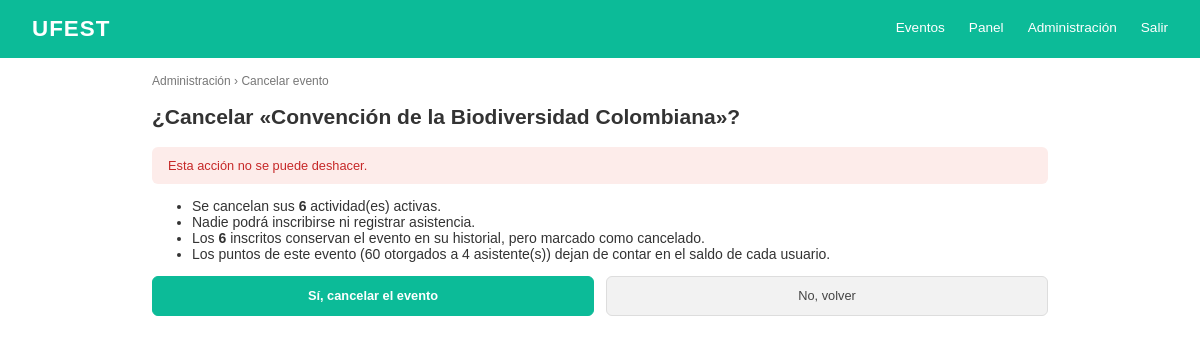
Page /gestion/eventos/3/cancelar/ (signed in) on the committed database.
### Evento/models.py (models this page shows, shortened)
class ConfiguracionSitio(models.Model):
    nombre = models.CharField("Nombre del sitio", max_length=40, default="UFEST")
    logo = models.ImageField("Logo", upload_to="sitio/", blank=True)
    titulo_portada = models.CharField("Título de la página principal", max_length=80, default="Eventos")
    descripcion_portada = models.CharField("Texto bajo el título", max_length=250, blank=True)
    color_primario = models.CharField(
        "Color principal", max_length=7, default="#1F3864", validators=[color_hex],
        help_text="Barra de navegación, títulos y botones",
    )
    color_acento = models.CharField(
        "Color de acento", max_length=7, default="#2e7d32", validators=[color_hex],
        help_text="Puntos y resaltados",
    )
    class Meta:
        verbose_name = "configuración del sitio"
        verbose_name_plural = "configuración del sitio"
    @classmethod
    def obtener(cls):
        return cls.objects.get_or_create(pk=1)[0]

class Evento(models.Model):
    color_primario = models.CharField(
        max_length=7, default="#1F3864", validators=[color_hex],
        help_text="Color de la barra, títulos y botones",
    )
    color_acento = models.CharField(
        max_length=7, default="#2e7d32", validators=[color_hex],
        help_text="Color de los puntos y destacados",
    )
    class Estado(models.TextChoices):
        BORRADOR = "borrador", "Borrador"
        PUBLICADO = "publicado", "Publicado"
        EN_CURSO = "en_curso", "En curso"
        FINALIZADO = "finalizado", "Finalizado"
        CANCELADO = "cancelado", "Cancelado"
    nombre = models.CharField(max_length=50, unique=True)
    descripcion = models.CharField(max_length=250)
    fecha_inicio = models.DateField()
    fecha_fin = models.DateField()
    sede = models.CharField(max_length=120)
    imagen = models.ImageField(upload_to="eventos/", blank=True)
    estado = models.CharField(max_length=20, choices=Estado.choices, default=Estado.BORRADOR)
    creado_por = models.ForeignKey(
        settings.AUTH_USER_MODEL, on_delete=models.PROTECT, related_name="eventos_creados"
    )
    coordinadores = models.ManyToManyField(
        settings.AUTH_USER_MODEL, blank=True, related_name="eventos_asignados"
    )

### Evento/views.py (the view)
# urls.py: path("gestion/eventos/<int:pk>/cancelar/", views.evento_cancelar, name="evento_cancelar"),
@login_required
def evento_cancelar(request, pk):
    _solo_admin(request)
    evento = get_object_or_404(Evento, pk=pk)
    if evento.estado == Evento.Estado.CANCELADO:
        messages.info(request, "El evento ya estaba cancelado.")
        return redirect("evento:gestion")
    if request.method == "POST":
        evento.cancelar()
        messages.success(request, f"Evento «{evento.nombre}» y sus actividades cancelados.")
        return redirect("evento:gestion")
    participaciones = Participacion.objects.filter(actividad__evento=evento)
    return render(request, "gestion/evento_cancelar.html", {
        "evento": evento,
        "num_actividades": evento.actividades.exclude(estado="cancelado").count(),
        "num_inscritos": participaciones.filter(estado__in=ESTADOS_INSCRITOS).count(),
        "num_asistentes": participaciones.filter(estado="asistio").count(),
        "puntos": participaciones.aggregate(t=Sum("puntos_otorgados"))["t"] or 0,
    })

### Cuenta/models.py (called while the page is built)
    @property
    def es_participante(self):
        return self.rol == self.Rol.PARTICIPANTE

### Cuenta/permisos.py (called while the page is built)
def es_admin_general(usuario):
    if ( (usuario.rol)=="admin"):
        return True
    else:
        return False

### Evento/contexto.py (called while the page is built)
def sitio(request):
    try:
        return {"sitio": ConfiguracionSitio.obtener()}
    except (OperationalError, ProgrammingError):  # antes de migrar
        return {"sitio": ConfiguracionSitio()}

### Evento/views.py (called while the page is built)
def _solo_admin(request):
    if not es_admin_general(request.user):
        raise PermissionDenied

### templates/gestion/evento_cancelar.html (shortened to what this page needs)
{% extends "base.html" %}
{% block contenido %}
<p class="migas"><a href="{% url 'evento:gestion' %}">Administración</a> &rsaquo; Cancelar evento</p>
<h2>¿Cancelar «{{ evento.nombre }}»?</h2>
<p class="mensaje error">Esta acción no se puede deshacer.</p>
<ul>
  <li>Se cancelan sus <strong>{{ num_actividades }}</strong> actividad(es) activas.</li>
  <li>Nadie podrá inscribirse ni registrar asistencia.</li>
  <li>Los <strong>{{ num_inscritos }}</strong> inscritos conservan el evento en su historial, pero marcado como cancelado.</li>
  <li>Los puntos de este evento ({{ puntos }} otorgados a {{ num_asistentes }} asistente(s)) dejan de contar en el saldo de cada usuario.</li>
</ul>
<form method="post" class="acciones-panel">
  <button type="submit" class="btn btn-primario">Sí, cancelar el evento</button>
  <a class="btn btn-secundario" href="{% url 'evento:gestion' %}">No, volver</a>
</form>
{% endblock %}

### templates/base.html (shortened to what this page needs)
{% load static %}
<!DOCTYPE html>
<html lang="es">
<head>
  <link rel="stylesheet" href="{% static 'css/style.css' %}">
</head>
<body>
  <header class="navbar">
    <h1>{% if sitio.logo %}<img src="{{ sitio.logo.url }}" alt="" class="logo-sitio">{% endif %}{{ sitio.nombre }}</h1>
    <nav>
      <a href="{% url 'evento:lista' %}">Eventos</a>
      {% if user.is_authenticated %}
        {% if user.rol == "coordinador" or user.rol == "admin" %}
          <a href="{% url 'evento:panel' %}">Panel</a>
        {% endif %}
        {% if user.rol == "admin" %}
          <a href="{% url 'evento:gestion' %}">Administración</a>
        {% endif %}
        <form method="post" action="{% url 'logout' %}" class="form-salir">
          <button type="submit">Salir</button>
        </form>
      {% else %}
        <a href="{% url 'login' %}">Iniciar sesión</a>
        <a href="{% url 'registro' %}">Registrarse</a>
      {% endif %}
    </nav>
  </header>
  <main>
    {% block contenido %}{% endblock %}
  </main>
</body>
</html>

### static/css/style.css (style rules this page uses)
:root { --azul: #1F3864; --azul-fondo: #e8edf6; --verde: #2e7d32; --verde-fondo: color-mix(in srgb, var(--verde) 12%, white); --gris: #e0e0e0; }
* { box-sizing: border-box; }
body { margin: 0; font-family: Arial, Helvetica, sans-serif; color: #333; background: #fff; font-size: 14px; }
.navbar { display: flex; justify-content: space-between; align-items: center; background: var(--azul); color: #fff; padding: 1rem 2rem; }
.navbar h1 { margin: 0; font-size: 1.4rem; letter-spacing: 1px; }
.navbar nav { display: flex; align-items: center; gap: 1.5rem; }
.navbar a { color: #fff; text-decoration: none; font-size: .85rem; padding-bottom: 4px; }
.form-salir { margin: 0; }
.form-salir button { background: none; border: none; color: #fff; font-size: .85rem; font-family: inherit; cursor: pointer; padding: 0 0 4px; }
main { max-width: 960px; margin: 0 auto; padding: 1rem 2rem 2rem; }
.migas { font-size: .75rem; color: #777; margin: 0 0 1rem; }
.migas a { color: #777; text-decoration: none; }
.btn { flex: 1; display: inline-block; text-align: center; text-decoration: none; padding: .7rem 1rem; border-radius: 6px; font-size: .8rem; font-family: inherit; cursor: pointer; }
.btn-primario { background: var(--azul); color: #fff; border: 1px solid var(--azul); font-weight: bold; }
.btn-secundario { background: #f2f2f2; color: #444; border: 1px solid #ddd; }
.mensaje { padding: .7rem 1rem; border-radius: 6px; background: #f5f5f5; font-size: .8rem; }
.mensaje.error { background: #fdecea; color: #c62828; }
.acciones-panel { display: flex; gap: .75rem; align-items: center; }
.navbar h1 { display: flex; align-items: center; gap: .6rem; }

### rows in the picture
ConfiguracionSitio: nombre "UFEST"
Evento: nombre "Convención de la Biodiversidad Colombiana"

### other values in the picture
{{ num_actividades }} "6"
{{ num_inscritos }} "6"
{{ puntos }} "60"
{{ num_asistentes }} "4"
